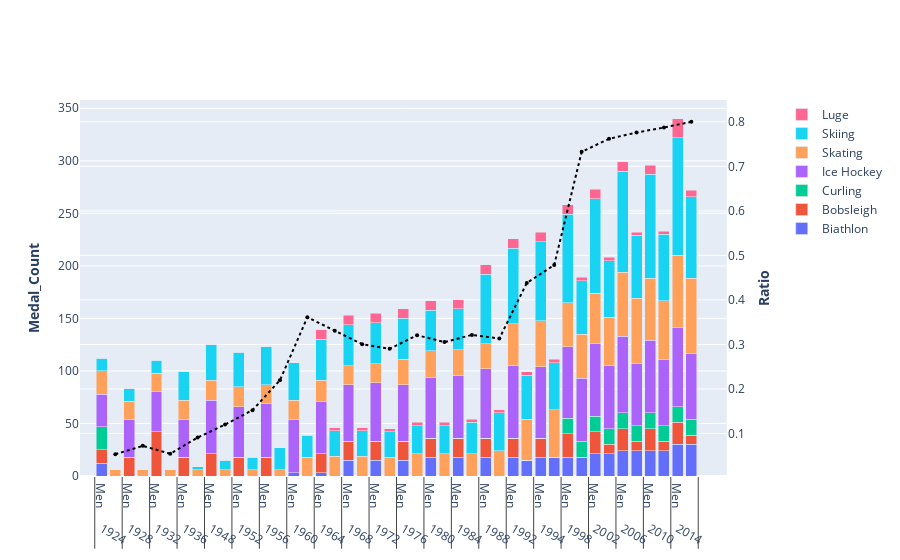

Notebook code cell kept with this figure:
### Code cell
import plotly.graph_objects as go
from plotly.subplots import make_subplots


fig = make_subplots(specs=[[{"secondary_y": True}]])

fig.update_layout(
#     template="simple_white",
#     xaxis=dict(title_text="Week"),
#     yaxis=dict(title_text="Medal Count"),
    barmode="stack",
)

colors = ['#636EFA', '#EF553B', '#00CC96', '#AB63FA', '#FFA15A', '#19D3F3', '#FF6692']

for r, c in zip(df.Sport.unique(), colors):
    plot_df = df[df.Sport == r]
    plot_df = plot_df.sort_values(by=['Year'])
    fig.add_trace(
        go.Bar(x=[plot_df.Year, plot_df.Gender], y=plot_df.Number_Medals, name=r, marker_color=c,
                  hovertemplate =
                    '<b>Medal Count</b>: %{y}'+
                    '<br><b>Year</b>: %{x[0]}'+
                    '<br><b>Gender</b>: %{x[1]}'
        ), secondary_y=False
    )

fig.add_trace(go.Scatter(
    x = [ratio_medals.Year,['Women']*len(df_ratio)],
    y = ratio_medals.ratio,
    mode='lines+markers',
    marker=dict(size=4),
    hovertemplate = '<b>Ratio</b>: %{y:.2f}<extra></extra>',
    showlegend = False, line = dict(color='black', width=2, dash='dot')), secondary_y=True)
    

fig.update_layout(
    hoverlabel=dict(
        bgcolor="white",
        font_size=16,
        font_family="Rockwell"
    )
)

# Set y-axes titles
fig.update_yaxes(title_text="<b>Medal_Count</b>", secondary_y=False)
fig.update_yaxes(title_text="<b>Ratio</b>", secondary_y=True)


fig.show()

### Figure 1 — Plotly figure (JSON) as saved in the notebook; plotly's stock layout.template omitted (floating-point values rounded to 4 significant figures)
{"data": [{"hovertemplate": "<b>Medal Count</b>: %{y}<br><b>Year</b>: %{x[0]}<br><b>Gender</b>: %{x[1]}", "marker": {"color": "#636EFA"}, "name": "Biathlon", "type": "bar", "x": [[1924, 1924, 1928, 1928, 1932, 1932, 1936, 1936, 1948, 1948, 1952, 1952, 1956, 1956, 1960, 1960, 1964, 1964, 1968, 1968, 1972, 1972, 1976, 1976, 1980, 1980, 1984, 1984, 1988, 1988, 1992, 1992, 1994, 1994, 1998, 1998, 2002, 2002, 2006, 2006, 2010, 2010, 2014, 2014], ["Men", "Women", "Women", "Men", "Men", "Women", "Men", "Women", "Men", "Women", "Women", "Men", "Men", "Women", "Men", "Women", "Women", "Men", "Women", "Men", "Women", "Men", "Men", "Women", "Women", "Men", "Women", "Men", "Women", "Men", "Women", "Men", "Women", "Men", "Women", "Men", "Women", "Men", "Women", "Men", "Women", "Men", "Women", "Men"]], "xaxis": "x", "y": [12, 0, 0, 0, 0, 0, 0, 0, 0, 0, 0, 0, 0, 0, 3, 0, 0, 3, 0, 15, 0, 15, 15, 0, 0, 18, 0, 18, 0, 18, 15, 18, 18, 18, 18, 18, 21, 21, 24, 24, 24, 24, 30, 30], "yaxis": "y"}, {"hovertemplate": "<b>Medal Count</b>: %{y}<br><b>Year</b>: %{x[0]}<br><b>Gender</b>: %{x[1]}", "marker": {"color": "#EF553B"}, "name": "Bobsleigh", "type": "bar", "x": [[1924, 1924, 1928, 1928, 1932, 1932, 1936, 1936, 1948, 1948, 1952, 1952, 1956, 1956, 1960, 1960, 1964, 1964, 1968, 1968, 1972, 1972, 1976, 1976, 1980, 1980, 1984, 1984, 1988, 1988, 1992, 1992, 1994, 1994, 1998, 1998, 2002, 2002, 2006, 2006, 2010, 2010, 2014, 2014], ["Men", "Women", "Men", "Women", "Men", "Women", "Men", "Women", "Men", "Women", "Men", "Women", "Men", "Women", "Men", "Women", "Women", "Men", "Women", "Men", "Women", "Men", "Women", "Men", "Women", "Men", "Women", "Men", "Women", "Men", "Men", "Women", "Women", "Men", "Women", "Men", "Women", "Men", "Women", "Men", "Women", "Men", "Men", "Women"]], "xaxis": "x", "y": [13, 0, 18, 0, 42, 0, 18, 0, 21, 0, 18, 0, 18, 0, 0, 0, 0, 18, 0, 18, 0, 18, 0, 18, 0, 18, 0, 18, 0, 18, 18, 0, 0, 18, 0, 22, 9, 21, 9, 21, 9, 21, 21, 9], "yaxis": "y"}, {"hovertemplate": "<b>Medal Count</b>: %{y}<br><b>Year</b>: %{x[0]}<br><b>Gender</b>: %{x[1]}", "marker": {"color": "#00CC96"}, "name": "Curling", "type": "bar", "x": [[1924, 1924, 1928, 1928, 1932, 1932, 1936, 1936, 1948, 1948, 1952, 1952, 1956, 1956, 1960, 1960, 1964, 1964, 1968, 1968, 1972, 1972, 1976, 1976, 1980, 1980, 1984, 1984, 1988, 1988, 1992, 1992, 1994, 1994, 1998, 1998, 2002, 2002, 2006, 2006, 2010, 2010, 2014, 2014], ["Men", "Women", "Women", "Men", "Women", "Men", "Women", "Men", "Women", "Men", "Men", "Women", "Women", "Men", "Women", "Men", "Women", "Men", "Women", "Men", "Men", "Women", "Men", "Women", "Women", "Men", "Men", "Women", "Men", "Women", "Men", "Women", "Women", "Men", "Men", "Women", "Men", "Women", "Men", "Women", "Men", "Women", "Women", "Men"]], "xaxis": "x", "y": [22, 0, 0, 0, 0, 0, 0, 0, 0, 0, 0, 0, 0, 0, 0, 0, 0, 0, 0, 0, 0, 0, 0, 0, 0, 0, 0, 0, 0, 0, 0, 0, 0, 0, 15, 15, 15, 15, 15, 15, 15, 15, 15, 15], "yaxis": "y"}, {"hovertemplate": "<b>Medal Count</b>: %{y}<br><b>Year</b>: %{x[0]}<br><b>Gender</b>: %{x[1]}", "marker": {"color": "#AB63FA"}, "name": "Ice Hockey", "type": "bar", "x": [[1924, 1924, 1928, 1928, 1932, 1932, 1936, 1936, 1948, 1948, 1952, 1952, 1956, 1956, 1960, 1960, 1964, 1964, 1968, 1968, 1972, 1972, 1976, 1976, 1980, 1980, 1984, 1984, 1988, 1988, 1992, 1992, 1994, 1994, 1998, 1998, 2002, 2002, 2006, 2006, 2010, 2010, 2014, 2014], ["Men", "Women", "Men", "Women", "Men", "Women", "Men", "Women", "Women", "Men", "Men", "Women", "Men", "Women", "Men", "Women", "Women", "Men", "Men", "Women", "Women", "Men", "Men", "Women", "Women", "Men", "Women", "Men", "Women", "Men", "Women", "Men", "Women", "Men", "Women", "Men", "Women", "Men", "Women", "Men", "Women", "Men", "Men", "Women"]], "xaxis": "x", "y": [31, 0, 36, 0, 38, 0, 36, 0, 0, 51, 48, 0, 51, 0, 51, 0, 0, 50, 54, 0, 0, 56, 54, 0, 0, 58, 0, 60, 0, 66, 0, 69, 0, 68, 60, 68, 60, 69, 59, 73, 63, 69, 75, 63], "yaxis": "y"}, {"hovertemplate": "<b>Medal Count</b>: %{y}<br><b>Year</b>: %{x[0]}<br><b>Gender</b>: %{x[1]}", "marker": {"color": "#FFA15A"}, "name": "Skating", "type": "bar", "x": [[1924, 1924, 1928, 1928, 1932, 1932, 1936, 1936, 1948, 1948, 1952, 1952, 1956, 1956, 1960, 1960, 1964, 1964, 1968, 1968, 1972, 1972, 1976, 1976, 1980, 1980, 1984, 1984, 1988, 1988, 1992, 1992, 1994, 1994, 1998, 1998, 2002, 2002, 2006, 2006, 2010, 2010, 2014, 2014], ["Men", "Women", "Men", "Women", "Men", "Women", "Men", "Women", "Women", "Men", "Men", "Women", "Men", "Women", "Men", "Women", "Men", "Women", "Men", "Women", "Women", "Men", "Men", "Women", "Men", "Women", "Men", "Women", "Men", "Women", "Women", "Men", "Women", "Men", "Men", "Women", "Men", "Women", "Men", "Women", "Men", "Women", "Men", "Women"]], "xaxis": "x", "y": [22, 6, 17, 6, 18, 6, 18, 6, 6, 19, 19, 6, 18, 6, 18, 18, 20, 19, 18, 19, 18, 18, 24, 21, 25, 21, 24, 21, 24, 24, 39, 40, 45, 44, 42, 42, 48, 46, 61, 62, 59, 56, 69, 71], "yaxis": "y"}, {"hovertemplate": "<b>Medal Count</b>: %{y}<br><b>Year</b>: %{x[0]}<br><b>Gender</b>: %{x[1]}", "marker": {"color": "#19D3F3"}, "name": "Skiing", "type": "bar", "x": [[1924, 1924, 1928, 1928, 1932, 1932, 1936, 1936, 1948, 1948, 1952, 1952, 1956, 1956, 1960, 1960, 1964, 1964, 1968, 1968, 1972, 1972, 1976, 1976, 1980, 1980, 1984, 1984, 1988, 1988, 1992, 1992, 1994, 1994, 1998, 1998, 2002, 2002, 2006, 2006, 2010, 2010, 2014, 2014], ["Men", "Women", "Men", "Women", "Women", "Men", "Women", "Men", "Men", "Women", "Men", "Women", "Men", "Women", "Men", "Women", "Men", "Women", "Men", "Women", "Men", "Women", "Men", "Women", "Men", "Women", "Women", "Men", "Men", "Women", "Men", "Women", "Men", "Women", "Men", "Women", "Men", "Women", "Men", "Women", "Men", "Women", "Men", "Women"]], "xaxis": "x", "y": [12, 0, 12, 0, 0, 12, 3, 27, 34, 9, 33, 12, 36, 21, 36, 21, 39, 24, 39, 24, 39, 24, 39, 27, 39, 27, 30, 39, 66, 36, 72, 42, 75, 45, 84, 51, 90, 54, 96, 60, 99, 63, 112, 78], "yaxis": "y"}, {"hovertemplate": "<b>Medal Count</b>: %{y}<br><b>Year</b>: %{x[0]}<br><b>Gender</b>: %{x[1]}", "marker": {"color": "#FF6692"}, "name": "Luge", "type": "bar", "x": [[1924, 1924, 1928, 1928, 1932, 1932, 1936, 1936, 1948, 1948, 1952, 1952, 1956, 1956, 1960, 1960, 1964, 1964, 1968, 1968, 1972, 1972, 1976, 1976, 1980, 1980, 1984, 1984, 1988, 1988, 1992, 1992, 1994, 1994, 1998, 1998, 2002, 2002, 2006, 2006, 2010, 2010, 2014, 2014], ["Women", "Men", "Women", "Men", "Women", "Men", "Women", "Men", "Women", "Men", "Women", "Men", "Women", "Men", "Women", "Men", "Men", "Women", "Men", "Women", "Men", "Women", "Men", "Women", "Men", "Women", "Men", "Women", "Men", "Women", "Women", "Men", "Women", "Men", "Women", "Men", "Men", "Women", "Women", "Men", "Women", "Men", "Women", "Men"]], "xaxis": "x", "y": [0, 0, 0, 0, 0, 0, 0, 0, 0, 0, 0, 0, 0, 0, 0, 0, 9, 3, 9, 3, 9, 3, 9, 3, 9, 3, 9, 3, 9, 3, 3, 9, 3, 9, 3, 9, 9, 3, 3, 9, 3, 9, 6, 18], "yaxis": "y"}, {"hovertemplate": "<b>Ratio</b>: %{y:.2f}<extra></extra>", "line": {"color": "black", "dash": "dot", "width": 2}, "marker": {"size": 4}, "mode": "lines+markers", "showlegend": false, "type": "scatter", "x": [[1924, 1928, 1932, 1936, 1948, 1952, 1956, 1960, 1964, 1968, 1972, 1976, 1980, 1984, 1988, 1992, 1994, 1998, 2002, 2006, 2010, 2014], ["Women", "Women", "Women", "Women", "Women", "Women", "Women", "Women", "Women", "Women", "Women", "Women", "Women", "Women", "Women", "Women", "Women", "Women", "Women", "Women", "Women", "Women", "Women", "Women", "Women", "Women", "Women", "Women", "Women", "Women", "Women", "Women", "Women", "Women", "Women", "Women", "Women", "Women", "Women", "Women", "Women", "Women", "Women", "Women"]], "xaxis": "x", "y": [0.05357, 0.07229, 0.05455, 0.09091, 0.12, 0.1525, 0.2195, 0.3611, 0.3309, 0.3007, 0.2903, 0.3208, 0.3054, 0.3214, 0.3134, 0.4381, 0.4784, 0.7326, 0.7619, 0.7759, 0.7872, 0.8], "yaxis": "y2"}], "layout": {"barmode": "stack", "hoverlabel": {"bgcolor": "white", "font": {"family": "Rockwell", "size": 16}}, "xaxis": {"anchor": "y", "domain": [0, 0.94]}, "yaxis": {"anchor": "x", "domain": [0, 1], "title": {"text": "<b>Medal_Count</b>"}}, "yaxis2": {"anchor": "x", "overlaying": "y", "side": "right", "title": {"text": "<b>Ratio</b>"}}}}
